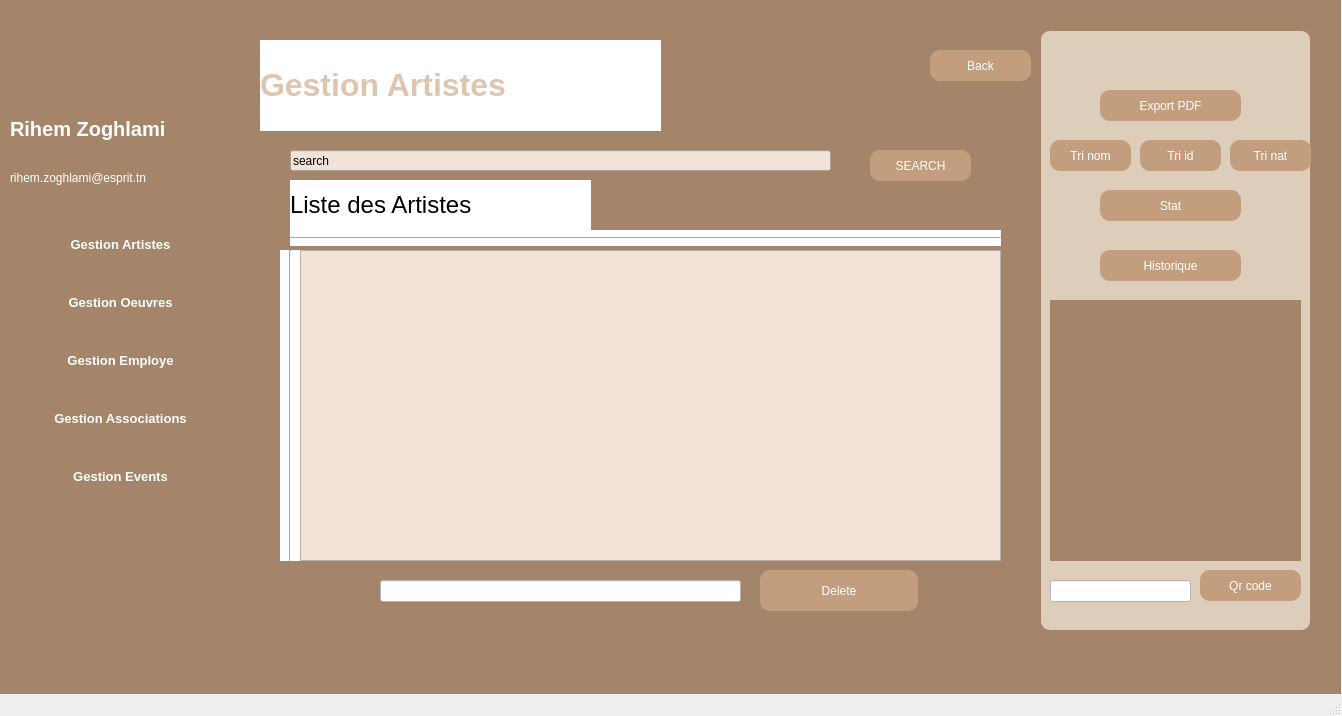
<?xml version="1.0" encoding="UTF-8"?>
<ui version="4.0">
 <class>MainWindow</class>
 <widget class="QMainWindow" name="MainWindow">
  <property name="geometry">
   <rect>
    <x>0</x>
    <y>0</y>
    <width>1342</width>
    <height>716</height>
   </rect>
  </property>
  <property name="windowTitle">
   <string>MainWindow</string>
  </property>
  <widget class="QWidget" name="centralwidget">
   <widget class="QWidget" name="widget" native="true">
    <property name="geometry">
     <rect>
      <x>0</x>
      <y>0</y>
      <width>1341</width>
      <height>711</height>
     </rect>
    </property>
    <property name="styleSheet">
     <string notr="true">background-color: rgb(164, 133, 105);</string>
    </property>
    <widget class="QStackedWidget" name="stackedWidget">
     <property name="geometry">
      <rect>
       <x>240</x>
       <y>30</y>
       <width>801</width>
       <height>601</height>
      </rect>
     </property>
     <property name="minimumSize">
      <size>
       <width>100</width>
       <height>0</height>
      </size>
     </property>
     <property name="styleSheet">
      <string notr="true">QStackedWidget &gt; QWidget {
    background-color: #FFFFFF; /* Couleur de fond blanche */
    border-radius: 10px; /* Bordures arrondies */
    border: 2px solid #CCCCCC; /* Bordure grise */
    box-shadow: 2px 2px 5px rgba(0, 0, 0, 0.1); /* Ombre douce */
}
</string>
     </property>
     <property name="currentIndex">
      <number>1</number>
     </property>
     <widget class="QWidget" name="page">
      <widget class="Line" name="line">
       <property name="geometry">
        <rect>
         <x>70</x>
         <y>200</y>
         <width>651</width>
         <height>16</height>
        </rect>
       </property>
       <property name="styleSheet">
        <string notr="true">background-color: rgb(255, 255, 255);</string>
       </property>
       <property name="orientation">
        <enum>Qt::Horizontal</enum>
       </property>
      </widget>
      <widget class="Line" name="line_2">
       <property name="geometry">
        <rect>
         <x>60</x>
         <y>220</y>
         <width>20</width>
         <height>361</height>
        </rect>
       </property>
       <property name="styleSheet">
        <string notr="true">background-color: rgb(255, 255, 255);</string>
       </property>
       <property name="orientation">
        <enum>Qt::Vertical</enum>
       </property>
      </widget>
      <widget class="QLabel" name="label_4">
       <property name="geometry">
        <rect>
         <x>70</x>
         <y>160</y>
         <width>371</width>
         <height>41</height>
        </rect>
       </property>
       <property name="styleSheet">
        <string notr="true">background-color: rgb(255, 255, 255);</string>
       </property>
       <property name="text">
        <string>&lt;html&gt;&lt;head/&gt;&lt;body&gt;&lt;p&gt;&lt;span style=&quot; font-size:12pt;&quot;&gt;Veuillez entrer vos informations&lt;/span&gt;&lt;/p&gt;&lt;/body&gt;&lt;/html&gt;</string>
       </property>
      </widget>
      <widget class="QLabel" name="label_6">
       <property name="geometry">
        <rect>
         <x>20</x>
         <y>10</y>
         <width>391</width>
         <height>91</height>
        </rect>
       </property>
       <property name="font">
        <font>
         <pointsize>14</pointsize>
         <weight>75</weight>
         <bold>true</bold>
        </font>
       </property>
       <property name="styleSheet">
        <string notr="true">background-color: rgb(255, 255, 255);</string>
       </property>
       <property name="text">
        <string>&lt;html&gt;&lt;head/&gt;&lt;body&gt;&lt;p&gt;&lt;span style=&quot; font-size:24pt; color:#ddc5b0;&quot;&gt;Gestion Artistes&lt;/span&gt;&lt;/p&gt;&lt;/body&gt;&lt;/html&gt;</string>
       </property>
      </widget>
      <widget class="QLineEdit" name="search_1">
       <property name="geometry">
        <rect>
         <x>70</x>
         <y>130</y>
         <width>381</width>
         <height>21</height>
        </rect>
       </property>
       <property name="styleSheet">
        <string notr="true">background-color: rgb(241, 227, 215);</string>
       </property>
       <property name="text">
        <string>search</string>
       </property>
      </widget>
      <widget class="QPushButton" name="add_r">
       <property name="geometry">
        <rect>
         <x>200</x>
         <y>510</y>
         <width>101</width>
         <height>31</height>
        </rect>
       </property>
       <property name="styleSheet">
        <string notr="true">QPushButton
{
border-radius:10px;
background-color:#C29E7E;
color:white;
}
QPushButton:pressed{
padding-left:5px;
padding-top:5px;
background-color: #C29E7E;


}</string>
       </property>
       <property name="text">
        <string>Add</string>
       </property>
      </widget>
      <widget class="QPushButton" name="update_r">
       <property name="geometry">
        <rect>
         <x>510</x>
         <y>510</y>
         <width>101</width>
         <height>31</height>
        </rect>
       </property>
       <property name="styleSheet">
        <string notr="true">QPushButton
{
border-radius:10px;
background-color:#C29E7E;
color:white;
}
QPushButton:pressed{
padding-left:5px;
padding-top:5px;
background-color: #C29E7E;


}</string>
       </property>
       <property name="text">
        <string>Update</string>
       </property>
      </widget>
      <widget class="QPushButton" name="next_r">
       <property name="geometry">
        <rect>
         <x>690</x>
         <y>20</y>
         <width>101</width>
         <height>31</height>
        </rect>
       </property>
       <property name="styleSheet">
        <string notr="true">QPushButton
{
border-radius:10px;
background-color:#C29E7E;
color:white;
}
QPushButton:pressed{
padding-left:5px;
padding-top:5px;
background-color: #C29E7E;


}</string>
       </property>
       <property name="text">
        <string>Next</string>
       </property>
      </widget>
      <widget class="QLineEdit" name="Id_r">
       <property name="geometry">
        <rect>
         <x>300</x>
         <y>240</y>
         <width>319</width>
         <height>22</height>
        </rect>
       </property>
       <property name="styleSheet">
        <string notr="true">background-color: rgb(255, 255, 255);</string>
       </property>
      </widget>
      <widget class="QLineEdit" name="nom_r">
       <property name="geometry">
        <rect>
         <x>300</x>
         <y>280</y>
         <width>319</width>
         <height>22</height>
        </rect>
       </property>
       <property name="styleSheet">
        <string notr="true">background-color: rgb(255, 255, 255);</string>
       </property>
      </widget>
      <widget class="QLineEdit" name="prenom_r">
       <property name="geometry">
        <rect>
         <x>300</x>
         <y>320</y>
         <width>319</width>
         <height>22</height>
        </rect>
       </property>
       <property name="styleSheet">
        <string notr="true">background-color: rgb(255, 255, 255);</string>
       </property>
      </widget>
      <widget class="QLineEdit" name="nationalite_r">
       <property name="geometry">
        <rect>
         <x>300</x>
         <y>360</y>
         <width>319</width>
         <height>22</height>
        </rect>
       </property>
       <property name="styleSheet">
        <string notr="true">background-color: rgb(255, 255, 255);</string>
       </property>
      </widget>
      <widget class="QLineEdit" name="contact_r">
       <property name="geometry">
        <rect>
         <x>300</x>
         <y>400</y>
         <width>319</width>
         <height>22</height>
        </rect>
       </property>
       <property name="styleSheet">
        <string notr="true">background-color: rgb(255, 255, 255);</string>
       </property>
      </widget>
      <widget class="QComboBox" name="sexe_r">
       <property name="geometry">
        <rect>
         <x>300</x>
         <y>440</y>
         <width>319</width>
         <height>22</height>
        </rect>
       </property>
       <property name="styleSheet">
        <string notr="true">background-color: rgb(255, 255, 255);</string>
       </property>
       <item>
        <property name="text">
         <string>Homme</string>
        </property>
       </item>
       <item>
        <property name="text">
         <string>Femme</string>
        </property>
       </item>
      </widget>
      <widget class="QLabel" name="label_7">
       <property name="geometry">
        <rect>
         <x>140</x>
         <y>220</y>
         <width>121</width>
         <height>43</height>
        </rect>
       </property>
       <property name="minimumSize">
        <size>
         <width>13</width>
         <height>13</height>
        </size>
       </property>
       <property name="sizeIncrement">
        <size>
         <width>12</width>
         <height>50</height>
        </size>
       </property>
       <property name="styleSheet">
        <string notr="true">background-color: rgb(255, 255, 255);
font: 14pt &quot;MS Shell Dlg 2&quot;;</string>
       </property>
       <property name="text">
        <string>Id</string>
       </property>
      </widget>
      <widget class="QLabel" name="label_8">
       <property name="geometry">
        <rect>
         <x>140</x>
         <y>270</y>
         <width>121</width>
         <height>41</height>
        </rect>
       </property>
       <property name="styleSheet">
        <string notr="true">background-color: rgb(255, 255, 255);
font: 14pt &quot;MS Shell Dlg 2&quot;;</string>
       </property>
       <property name="text">
        <string>Nom</string>
       </property>
      </widget>
      <widget class="QLabel" name="label_9">
       <property name="geometry">
        <rect>
         <x>140</x>
         <y>310</y>
         <width>121</width>
         <height>31</height>
        </rect>
       </property>
       <property name="styleSheet">
        <string notr="true">background-color: rgb(255, 255, 255);
font: 14pt &quot;MS Shell Dlg 2&quot;;</string>
       </property>
       <property name="text">
        <string>Prenom</string>
       </property>
      </widget>
      <widget class="QLabel" name="label_10">
       <property name="geometry">
        <rect>
         <x>140</x>
         <y>350</y>
         <width>131</width>
         <height>41</height>
        </rect>
       </property>
       <property name="styleSheet">
        <string notr="true">background-color: rgb(255, 255, 255);
font: 14pt &quot;MS Shell Dlg 2&quot;;</string>
       </property>
       <property name="text">
        <string>Nationalite</string>
       </property>
      </widget>
      <widget class="QLabel" name="label_12">
       <property name="geometry">
        <rect>
         <x>140</x>
         <y>390</y>
         <width>121</width>
         <height>31</height>
        </rect>
       </property>
       <property name="styleSheet">
        <string notr="true">background-color: rgb(255, 255, 255);
font: 14pt &quot;MS Shell Dlg 2&quot;;</string>
       </property>
       <property name="text">
        <string>Contact</string>
       </property>
      </widget>
      <widget class="QLabel" name="label_11">
       <property name="geometry">
        <rect>
         <x>140</x>
         <y>430</y>
         <width>121</width>
         <height>31</height>
        </rect>
       </property>
       <property name="styleSheet">
        <string notr="true">background-color: rgb(255, 255, 255);
font: 14pt &quot;MS Shell Dlg 2&quot;;</string>
       </property>
       <property name="text">
        <string>Sexe</string>
       </property>
      </widget>
      <widget class="QPushButton" name="search_bouton">
       <property name="geometry">
        <rect>
         <x>480</x>
         <y>130</y>
         <width>101</width>
         <height>31</height>
        </rect>
       </property>
       <property name="styleSheet">
        <string notr="true">QPushButton
{
border-radius:10px;
background-color:#C29E7E;
color:white;
}
QPushButton:pressed{
padding-left:5px;
padding-top:5px;
background-color: #C29E7E;


}</string>
       </property>
       <property name="text">
        <string>SEARCH</string>
       </property>
      </widget>
     </widget>
     <widget class="QWidget" name="page_2">
      <widget class="QLabel" name="label_5">
       <property name="geometry">
        <rect>
         <x>20</x>
         <y>10</y>
         <width>401</width>
         <height>91</height>
        </rect>
       </property>
       <property name="font">
        <font>
         <pointsize>14</pointsize>
         <weight>75</weight>
         <bold>true</bold>
        </font>
       </property>
       <property name="styleSheet">
        <string notr="true">background-color: rgb(255, 255, 255);</string>
       </property>
       <property name="text">
        <string>&lt;html&gt;&lt;head/&gt;&lt;body&gt;&lt;p&gt;&lt;span style=&quot; font-size:24pt; color:#ddc5b0;&quot;&gt;Gestion Artistes&lt;/span&gt;&lt;/p&gt;&lt;/body&gt;&lt;/html&gt;</string>
       </property>
      </widget>
      <widget class="QLabel" name="label">
       <property name="geometry">
        <rect>
         <x>50</x>
         <y>150</y>
         <width>301</width>
         <height>51</height>
        </rect>
       </property>
       <property name="styleSheet">
        <string notr="true">background-color: rgb(255, 255, 255);</string>
       </property>
       <property name="text">
        <string>&lt;html&gt;&lt;head/&gt;&lt;body&gt;&lt;p&gt;&lt;span style=&quot; font-size:18pt; color:#000000;&quot;&gt;Liste des Artistes&lt;/span&gt;&lt;/p&gt;&lt;/body&gt;&lt;/html&gt;</string>
       </property>
      </widget>
      <widget class="Line" name="line_3">
       <property name="geometry">
        <rect>
         <x>50</x>
         <y>200</y>
         <width>711</width>
         <height>16</height>
        </rect>
       </property>
       <property name="styleSheet">
        <string notr="true">background-color: rgb(255, 255, 255);</string>
       </property>
       <property name="orientation">
        <enum>Qt::Horizontal</enum>
       </property>
      </widget>
      <widget class="Line" name="line_4">
       <property name="geometry">
        <rect>
         <x>40</x>
         <y>220</y>
         <width>20</width>
         <height>311</height>
        </rect>
       </property>
       <property name="styleSheet">
        <string notr="true">background-color: rgb(255, 255, 255);</string>
       </property>
       <property name="orientation">
        <enum>Qt::Vertical</enum>
       </property>
      </widget>
      <widget class="QTableView" name="tableArtiste">
       <property name="geometry">
        <rect>
         <x>60</x>
         <y>220</y>
         <width>701</width>
         <height>311</height>
        </rect>
       </property>
       <property name="styleSheet">
        <string notr="true">background-color: rgb(241, 227, 215);</string>
       </property>
      </widget>
      <widget class="QLineEdit" name="search_2">
       <property name="geometry">
        <rect>
         <x>50</x>
         <y>120</y>
         <width>541</width>
         <height>21</height>
        </rect>
       </property>
       <property name="styleSheet">
        <string notr="true">background-color: rgb(241, 227, 215);</string>
       </property>
       <property name="text">
        <string>search</string>
       </property>
      </widget>
      <widget class="QPushButton" name="back_r">
       <property name="geometry">
        <rect>
         <x>690</x>
         <y>20</y>
         <width>101</width>
         <height>31</height>
        </rect>
       </property>
       <property name="styleSheet">
        <string notr="true">QPushButton
{
border-radius:10px;
background-color:#C29E7E;
color:white;
}
QPushButton:pressed{
padding-left:5px;
padding-top:5px;
background-color: #C29E7E;


}</string>
       </property>
       <property name="text">
        <string>Back</string>
       </property>
      </widget>
      <widget class="QPushButton" name="delete_r">
       <property name="geometry">
        <rect>
         <x>520</x>
         <y>540</y>
         <width>158</width>
         <height>41</height>
        </rect>
       </property>
       <property name="styleSheet">
        <string notr="true">QPushButton
{
border-radius:10px;
background-color:#C29E7E;
color:white;
}
QPushButton:pressed{
padding-left:5px;
padding-top:5px;
background-color: #C29E7E;


}</string>
       </property>
       <property name="text">
        <string>Delete</string>
       </property>
      </widget>
      <widget class="QLineEdit" name="artistesup">
       <property name="geometry">
        <rect>
         <x>140</x>
         <y>550</y>
         <width>361</width>
         <height>22</height>
        </rect>
       </property>
       <property name="styleSheet">
        <string notr="true">background-color: rgb(255, 255, 255);</string>
       </property>
      </widget>
      <widget class="QPushButton" name="search_bouton_2">
       <property name="geometry">
        <rect>
         <x>630</x>
         <y>120</y>
         <width>101</width>
         <height>31</height>
        </rect>
       </property>
       <property name="styleSheet">
        <string notr="true">QPushButton
{
border-radius:10px;
background-color:#C29E7E;
color:white;
}
QPushButton:pressed{
padding-left:5px;
padding-top:5px;
background-color: #C29E7E;


}</string>
       </property>
       <property name="text">
        <string>SEARCH</string>
       </property>
      </widget>
     </widget>
    </widget>
    <widget class="QWidget" name="widget_2" native="true">
     <property name="geometry">
      <rect>
       <x>1040</x>
       <y>30</y>
       <width>271</width>
       <height>601</height>
      </rect>
     </property>
     <property name="styleSheet">
      <string notr="true">/* Style pour la widget 2 */
QWidget#widget_2 {
    background-color: rgb(221, 205, 187); /* Couleur de fond de la widget 2 */
    border-radius: 10px; /* Bordures arrondies */
    border: 2px solid transparent; /* Bordure transparente */
    padding: 10px; /* Marge intérieure */
}
</string>
     </property>
     <widget class="QPushButton" name="pdf_r">
      <property name="geometry">
       <rect>
        <x>60</x>
        <y>60</y>
        <width>141</width>
        <height>31</height>
       </rect>
      </property>
      <property name="styleSheet">
       <string notr="true">QPushButton
{
border-radius:10px;
background-color:#C29E7E;
color:white;
}
QPushButton:pressed{
padding-left:5px;
padding-top:5px;
background-color: #C29E7E;


}</string>
      </property>
      <property name="text">
       <string>Export PDF</string>
      </property>
     </widget>
     <widget class="QPushButton" name="stat_r">
      <property name="geometry">
       <rect>
        <x>60</x>
        <y>160</y>
        <width>141</width>
        <height>31</height>
       </rect>
      </property>
      <property name="styleSheet">
       <string notr="true">QPushButton
{
border-radius:10px;
background-color:#C29E7E;
color:white;
}
QPushButton:pressed{
padding-left:5px;
padding-top:5px;
background-color: #C29E7E;


}</string>
      </property>
      <property name="text">
       <string>Stat</string>
      </property>
     </widget>
     <widget class="QPushButton" name="tri_r">
      <property name="geometry">
       <rect>
        <x>10</x>
        <y>110</y>
        <width>81</width>
        <height>31</height>
       </rect>
      </property>
      <property name="styleSheet">
       <string notr="true">QPushButton
{
border-radius:10px;
background-color:#C29E7E;
color:white;
}
QPushButton:pressed{
padding-left:5px;
padding-top:5px;
background-color: #C29E7E;


}</string>
      </property>
      <property name="text">
       <string>Tri nom</string>
      </property>
     </widget>
     <widget class="QPushButton" name="historique_r">
      <property name="geometry">
       <rect>
        <x>60</x>
        <y>220</y>
        <width>141</width>
        <height>31</height>
       </rect>
      </property>
      <property name="styleSheet">
       <string notr="true">QPushButton
{
border-radius:10px;
background-color:#C29E7E;
color:white;
}
QPushButton:pressed{
padding-left:5px;
padding-top:5px;
background-color: #C29E7E;


}</string>
      </property>
      <property name="text">
       <string>Historique</string>
      </property>
     </widget>
     <widget class="QLabel" name="qr_code">
      <property name="geometry">
       <rect>
        <x>10</x>
        <y>270</y>
        <width>251</width>
        <height>261</height>
       </rect>
      </property>
      <property name="styleSheet">
       <string notr="true">/* Style pour la widget 2 */
QWidget#widget_2 {
    background-color: rgb(221, 205, 187); /* Couleur de fond de la widget 2 */
    border-radius: 10px; /* Bordures arrondies */
    border: 2px solid transparent; /* Bordure transparente */
    padding: 10px; /* Marge intérieure */
}</string>
      </property>
      <property name="text">
       <string/>
      </property>
     </widget>
     <widget class="QPushButton" name="qrcode">
      <property name="geometry">
       <rect>
        <x>160</x>
        <y>540</y>
        <width>101</width>
        <height>31</height>
       </rect>
      </property>
      <property name="styleSheet">
       <string notr="true">QPushButton
{
border-radius:10px;
background-color:#C29E7E;
color:white;
}
QPushButton:pressed{
padding-left:5px;
padding-top:5px;
background-color: #C29E7E;


}</string>
      </property>
      <property name="text">
       <string>Qr code</string>
      </property>
     </widget>
     <widget class="QLineEdit" name="id_artiste_2">
      <property name="geometry">
       <rect>
        <x>10</x>
        <y>550</y>
        <width>141</width>
        <height>22</height>
       </rect>
      </property>
      <property name="styleSheet">
       <string notr="true">background-color: rgb(255, 255, 255);</string>
      </property>
     </widget>
     <widget class="QPushButton" name="tri_r_id">
      <property name="geometry">
       <rect>
        <x>100</x>
        <y>110</y>
        <width>81</width>
        <height>31</height>
       </rect>
      </property>
      <property name="styleSheet">
       <string notr="true">QPushButton
{
border-radius:10px;
background-color:#C29E7E;
color:white;
}
QPushButton:pressed{
padding-left:5px;
padding-top:5px;
background-color: #C29E7E;


}</string>
      </property>
      <property name="text">
       <string>Tri id</string>
      </property>
     </widget>
     <widget class="QPushButton" name="tri_r_id_2">
      <property name="geometry">
       <rect>
        <x>190</x>
        <y>110</y>
        <width>81</width>
        <height>31</height>
       </rect>
      </property>
      <property name="styleSheet">
       <string notr="true">QPushButton
{
border-radius:10px;
background-color:#C29E7E;
color:white;
}
QPushButton:pressed{
padding-left:5px;
padding-top:5px;
background-color: #C29E7E;


}</string>
      </property>
      <property name="text">
       <string>Tri nat</string>
      </property>
     </widget>
    </widget>
    <widget class="QLabel" name="label_3">
     <property name="geometry">
      <rect>
       <x>10</x>
       <y>160</y>
       <width>211</width>
       <height>36</height>
      </rect>
     </property>
     <property name="font">
      <font>
       <pointsize>9</pointsize>
      </font>
     </property>
     <property name="styleSheet">
      <string notr="true">color: rgb(255, 255, 255);
</string>
     </property>
     <property name="text">
      <string>rihem.zoghlami@esprit.tn</string>
     </property>
    </widget>
    <widget class="QLabel" name="label_2">
     <property name="geometry">
      <rect>
       <x>10</x>
       <y>90</y>
       <width>205</width>
       <height>78</height>
      </rect>
     </property>
     <property name="font">
      <font>
       <pointsize>15</pointsize>
       <weight>75</weight>
       <bold>true</bold>
      </font>
     </property>
     <property name="styleSheet">
      <string notr="true">color: rgb(255, 255, 255);</string>
     </property>
     <property name="text">
      <string>Rihem Zoghlami</string>
     </property>
    </widget>
    <widget class="QWidget" name="verticalLayoutWidget_2">
     <property name="geometry">
      <rect>
       <x>10</x>
       <y>200</y>
       <width>221</width>
       <height>321</height>
      </rect>
     </property>
     <layout class="QVBoxLayout" name="verticalLayout_2">
      <item>
       <widget class="QPushButton" name="art">
        <property name="font">
         <font>
          <pointsize>10</pointsize>
          <weight>75</weight>
          <bold>true</bold>
         </font>
        </property>
        <property name="styleSheet">
         <string notr="true">QPushButton
{
border-radius:10px;
background-color:#A48569;
color:white;
}
QPushButton:pressed{
padding-left:5px;
padding-top:5px;
background-color: #C29E7E;


}</string>
        </property>
        <property name="text">
         <string>Gestion Artistes</string>
        </property>
       </widget>
      </item>
      <item>
       <widget class="QPushButton" name="pushButton_3">
        <property name="font">
         <font>
          <pointsize>10</pointsize>
          <weight>75</weight>
          <bold>true</bold>
         </font>
        </property>
        <property name="styleSheet">
         <string notr="true">QPushButton
{
border-radius:10px;
background-color:#A48569;
color:white;
}
QPushButton:pressed{
padding-left:5px;
padding-top:5px;
background-color: #C29E7E;


}</string>
        </property>
        <property name="text">
         <string>Gestion Oeuvres</string>
        </property>
       </widget>
      </item>
      <item>
       <widget class="QPushButton" name="pushButton">
        <property name="font">
         <font>
          <pointsize>10</pointsize>
          <weight>75</weight>
          <bold>true</bold>
         </font>
        </property>
        <property name="styleSheet">
         <string notr="true">QPushButton
{
border-radius:10px;
background-color:#A48569;
color:white;
}
QPushButton:pressed{
padding-left:5px;
padding-top:5px;
background-color: #C29E7E;


}</string>
        </property>
        <property name="text">
         <string>Gestion Employe</string>
        </property>
       </widget>
      </item>
      <item>
       <widget class="QPushButton" name="pushButton_4">
        <property name="font">
         <font>
          <pointsize>10</pointsize>
          <weight>75</weight>
          <bold>true</bold>
         </font>
        </property>
        <property name="styleSheet">
         <string notr="true">QPushButton
{
border-radius:10px;
background-color:#A48569;
color:white;
}
QPushButton:pressed{
padding-left:5px;
padding-top:5px;
background-color: #C29E7E;


}</string>
        </property>
        <property name="text">
         <string>Gestion Associations</string>
        </property>
       </widget>
      </item>
      <item>
       <widget class="QPushButton" name="pushButton_5">
        <property name="font">
         <font>
          <pointsize>10</pointsize>
          <weight>75</weight>
          <bold>true</bold>
         </font>
        </property>
        <property name="styleSheet">
         <string notr="true">QPushButton
{
border-radius:10px;
background-color:#A48569;
color:white;
}
QPushButton:pressed{
padding-left:5px;
padding-top:5px;
background-color: #C29E7E;


}</string>
        </property>
        <property name="text">
         <string>Gestion Events</string>
        </property>
       </widget>
      </item>
     </layout>
    </widget>
   </widget>
  </widget>
  <widget class="QMenuBar" name="menubar">
   <property name="geometry">
    <rect>
     <x>0</x>
     <y>0</y>
     <width>1342</width>
     <height>30</height>
    </rect>
   </property>
  </widget>
  <widget class="QStatusBar" name="statusbar"/>
 </widget>
 <resources/>
 <connections/>
</ui>
